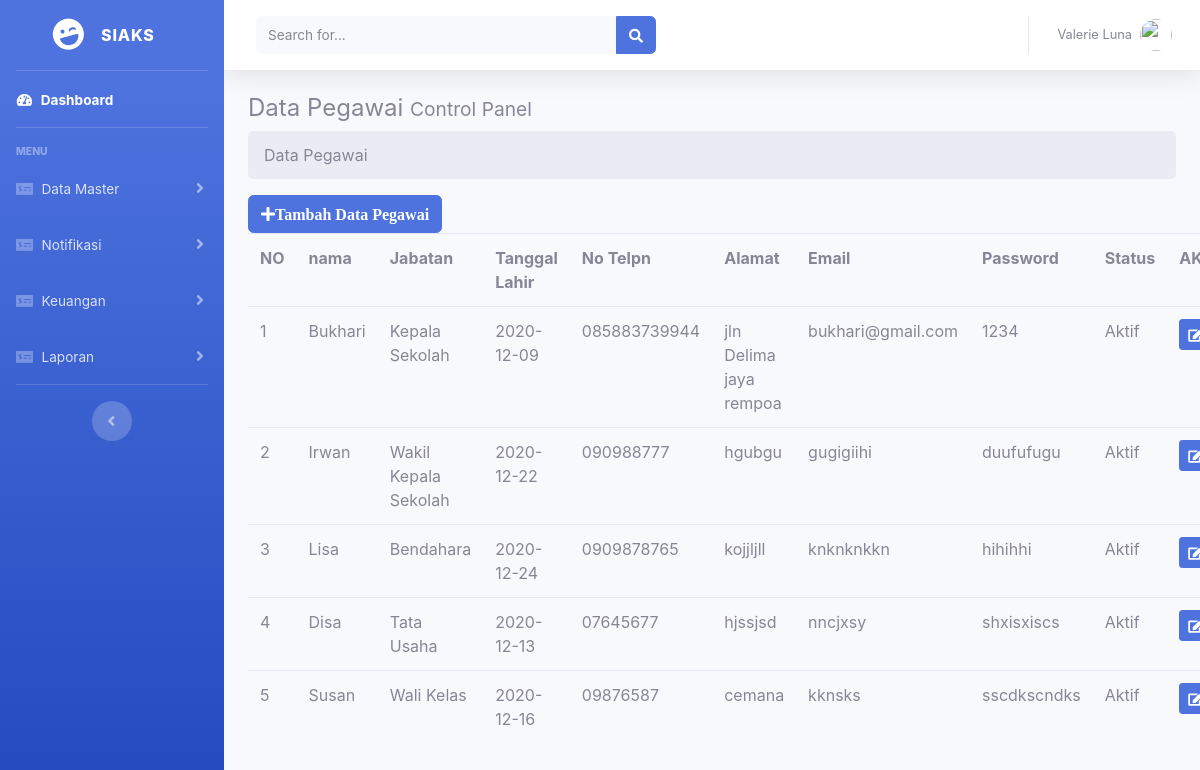
/index.php/data, run on the app's committed database.
### tables this page shows
CREATE TABLE `tbl_pegawai` (
  `id_nik` int(11) NOT NULL,
  `nama` varchar(100) NOT NULL,
  `tgl_lahir` date NOT NULL,
  `no_tlp` varchar(100) NOT NULL,
  `alamat` varchar(100) NOT NULL,
  `email` varchar(50) NOT NULL,
  `password` varchar(50) NOT NULL,
  `status` varchar(50) NOT NULL,
  `id_jabatan` varchar(5) NOT NULL
);

CREATE TABLE `tbl_jabatan` (
  `id_jabatan` varchar(5) NOT NULL,
  `jabatan` varchar(50) NOT NULL,
  `status` varchar(30) NOT NULL
);

### application/controllers/Data.php (called while the page is built, shortened)
<?php
class Data extends CI_Controller {
    public function index()
    {
        $this->load->model('m_pgw');
        $data['pegawai'] = $this->m_pgw->jabatan()->result();
        $this->load->view('templates/header');
		$this->load->view('templates/sidebar');
		$this->load->view('v_data',$data);
		$this->load->view('templates/footer');
    }
}
?>

### index.php (called while the page is built, shortened)
<?php
require_once BASEPATH.'core/CodeIgniter.php';

### application/models/m_pgw.php (called while the page is built, shortened)
<?php
class M_pgw extends CI_Model {
    public function jabatan(){
        $this->db->select('*');
        $this->db->from('tbl_jabatan');
        $this->db->join('tbl_pegawai','tbl_pegawai.id_jabatan = tbl_jabatan.id_jabatan');
        return $this->db->get('');
    }
}
?>

### application/views/v_data.php (the view, shortened to what this page needs)
<div class="conten-wrapper container-fluid">
<section class="content-header">
<h4>
Data Pegawai
<small> Control Panel</small>
</h4>
<ol class="breadcrumb">
<li class="active">Data Pegawai</li>
</ol>
</section>
<section class="content">
<button class="btn btn-primary" data-toggle="modal" data-target="#exampleModal"><i class="fa fa-plus">Tambah Data Pegawai</i></button>
<table class="table">
<tr>
<th>NO</th>
<th>nama</th>
<th>Jabatan</th>
<th>Tanggal Lahir</th>
<th>No Telpn</th>
<th>Alamat</th>
<th>Email</th>
<th>Password</th>
<th>Status</th>
<th colspan="2">AKSI</th>
</tr>
<?php
$no = 1;
foreach ($pegawai as $pgw) : ?>
<tr>
<td><?php echo $no++ ?></td>
<td><?php echo $pgw->nama ?></td>
<td><?php echo $pgw->jabatan ?></td>
<td><?php echo $pgw->tgl_lahir ?></td>
<td><?php echo $pgw->no_tlp ?></td>
<td><?php echo $pgw->alamat ?></td>
<td><?php echo $pgw->email ?></td>
<td><?php echo $pgw->password ?></td>
<td><?php echo $pgw->status ?></td>
<td><?php echo anchor('data/edit/'.$pgw->id_nik,'<div class="btn btn-primary btn-sm"><i class="fa fa-edit"></i></div>') ?></td>
</tr>
<?php endforeach; ?>
</table>
</section>
</div>

### data on the page
tbl_pegawai: nama "Bukhari", id_jabatan.jabatan "Kepala Sekolah", tgl_lahir "2020-12-09", no_tlp "085883739944", alamat "jln Delima jaya rempoa", email "bukhari@gmail.com", password "1234", status "Aktif"
tbl_pegawai: nama "Irwan", id_jabatan.jabatan "Wakil Kepala Sekolah", tgl_lahir "2020-12-22", no_tlp "090988777", alamat "hgubgu", email "gugigiihi", password "duufufugu", status "Aktif"
tbl_pegawai: nama "Lisa", id_jabatan.jabatan "Bendahara", tgl_lahir "2020-12-24", no_tlp "0909878765", alamat "kojjljll", email "knknknkkn", password "hihihhi", status "Aktif"
tbl_pegawai: nama "Disa", id_jabatan.jabatan "Tata Usaha", tgl_lahir "2020-12-13", no_tlp "07645677", alamat "hjssjsd", email "nncjxsy", password "shxisxiscs", status "Aktif"
tbl_pegawai: nama "Susan", id_jabatan.jabatan "Wali Kelas", tgl_lahir "2020-12-16", no_tlp "09876587", alamat "cemana", email "kknsks", password "sscdkscndks", status "Aktif"
